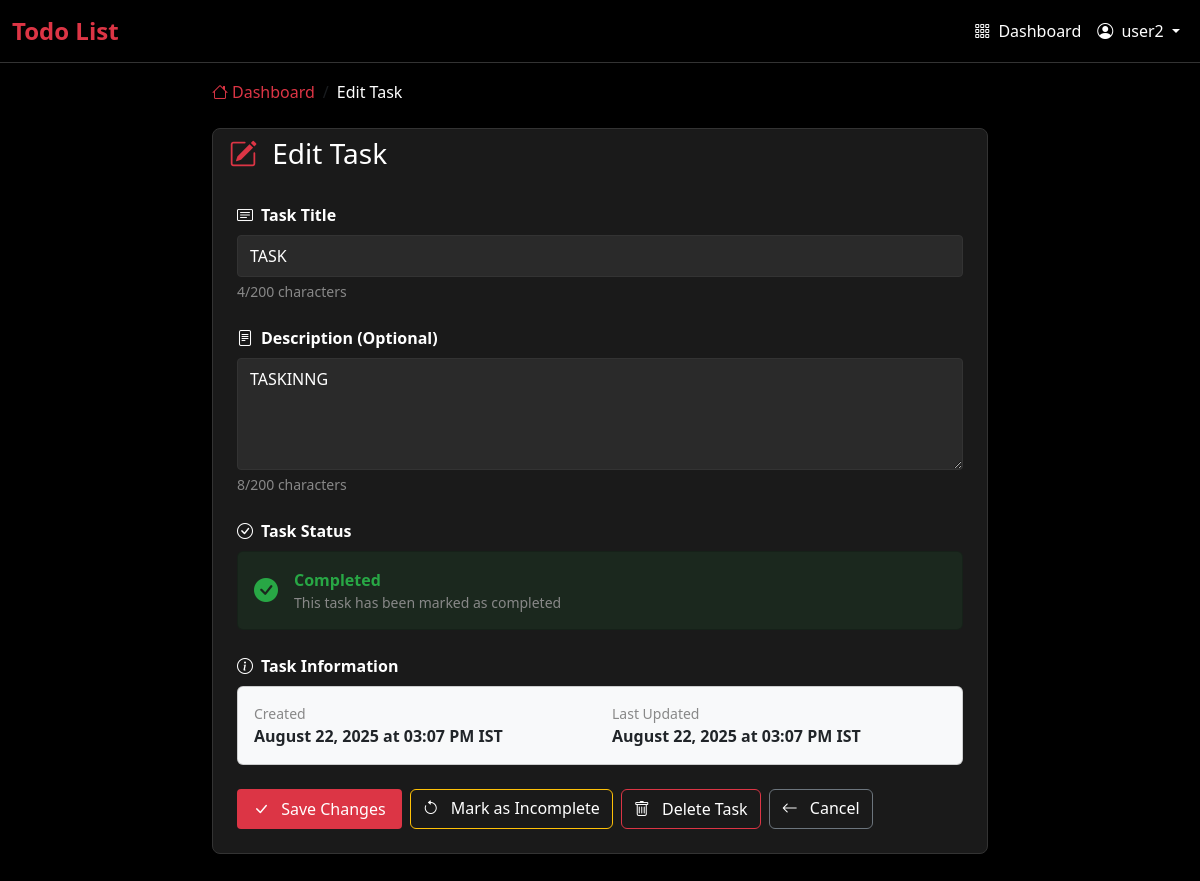
The page /edit_task/14 (signed in) on the database its author committed.
### app.py (models this page shows, shortened)
class Task(db.Model):
    id = db.Column(db.Integer, primary_key=True)
    title = db.Column(db.String(200), nullable=False)
    description = db.Column(db.Text)
    completed = db.Column(db.Boolean, default=False, nullable=False)
    created_at = db.Column(db.DateTime, default=datetime.utcnow)
    updated_at = db.Column(db.DateTime, default=datetime.utcnow, onupdate=datetime.utcnow)
    user_id = db.Column(db.Integer, db.ForeignKey('user.id'), nullable=False)

### app.py (the view, shortened to what this page needs)
@app.route('/edit_task/<int:task_id>', methods=['GET', 'POST'])
@login_required
def edit_task(task_id):
    task = Task.query.get_or_404(task_id)
    if task.user_id != session['user_id']:
        flash('You can only edit your own tasks.', 'error')
        return redirect(url_for('dashboard'))
    return render_template('edit_task.html', task=task, convert_utc_to_ist=convert_utc_to_ist)

### app.py (called while the page is built)
def convert_utc_to_ist(utc_datetime):
    if utc_datetime is None:
        return None
    if utc_datetime.tzinfo is None:
        utc_datetime = utc_datetime.replace(tzinfo=timezone.utc)
    ist_datetime = utc_datetime.astimezone(IST)
    return ist_datetime

@app.template_filter('ist')
def ist_filter(utc_datetime):
    return convert_utc_to_ist(utc_datetime)

def login_required(f):
    from functools import wraps
    @wraps(f)
    def decorated_function(*args, **kwargs):
        if 'user_id' not in session:
            flash('Please log in to access this page.', 'error')
            return redirect(url_for('login'))
        return f(*args, **kwargs)
    return decorated_function

### templates/edit_task.html (shortened to what this page needs)
{% extends "base.html" %}
{% block content %}
<div class="row justify-content-center">
    <div class="col-lg-8">
        <nav aria-label="breadcrumb" class="mb-4">
            <ol class="breadcrumb">
                <li class="breadcrumb-item">
                    <a href="{{ url_for('dashboard') }}" class="text-decoration-none">
                        <i class="bi bi-house me-1"></i>Dashboard
                    </a>
                </li>
                <li class="breadcrumb-item active" aria-current="page">Edit Task</li>
            </ol>
        </nav>
        <div class="card card-custom fade-in">
            <div class="card-header bg-transparent border-0">
                <h3 class="card-title mb-0">
                    <i class="bi bi-pencil-square me-2" style="color: var(--accent-color);"></i>
                    Edit Task
                </h3>
            </div>
            <div class="card-body p-4">
                <form method="POST" id="editTaskForm">
                    <div class="mb-4">
                        <label for="title" class="form-label fw-semibold">
                            <i class="bi bi-card-text me-2"></i>Task Title
                        </label>
                        <input type="text"
                               class="form-control form-control-custom"
                               id="title"
                               name="title"
                               value="{{ task.title }}"
                               required
                               maxlength="200"
                               placeholder="What do you need to do?"
                               autocomplete="off"
                               autofocus>
                        <div class="form-text">
                            <span id="titleCounter">{{ task.title|length }}</span>/200 characters
                        </div>
                    </div>
                    <div class="mb-4">
                        <label for="description" class="form-label fw-semibold">
                            <i class="bi bi-file-text me-2"></i>Description (Optional)
                        </label>
                        <textarea class="form-control form-control-custom"
                                  id="description"
                                  name="description"
                                  rows="4"
                                  maxlength="200"
                                  placeholder="Add more details about your task..."
                                  style="resize: vertical;">{{ task.description or '' }}</textarea>
                        <div class="form-text">
                            <span id="descriptionCounter">{{ (task.description or '')|length }}</span>/200 characters
                        </div>
                    </div>
                    <div class="mb-4">
                        <label class="form-label fw-semibold">
                            <i class="bi bi-check-circle me-2"></i>Task Status
                        </label>
                        <div class="card" style="background-color: {% if task.completed %}rgba(40, 167, 69, 0.1){% else %}rgba(255, 193, 7, 0.1){% endif %};">
                            <div class="card-body py-3">
                                <div class="d-flex align-items-center">
                                    {% if task.completed %}
                                        <i class="bi bi-check-circle-fill text-success me-3" style="font-size: 1.5rem;"></i>
                                        <div>
                                            <strong class="text-success">Completed</strong>
                                            <div class="text-muted small">This task has been marked as completed</div>
                                        </div>
                                    {% else %}
                                        <i class="bi bi-clock text-warning me-3" style="font-size: 1.5rem;"></i>
                                        <div>
                                            <strong class="text-warning">In Progress</strong>
                                            <div class="text-muted small">This task is still pending completion</div>
                                        </div>
                                    {% endif %}
                                </div>
                            </div>
                        </div>
                    </div>
                    <div class="mb-4">
                        <label class="form-label fw-semibold">
                            <i class="bi bi-info-circle me-2"></i>Task Information
                        </label>
                        <div class="card bg-light">
                            <div class="card-body py-3">
                                <div class="row">
                                    <div class="col-md-6">
                                        <small class="text-muted d-block">Created</small>
                                        <strong>{{ (task.created_at | ist).strftime('%B %d, %Y at %I:%M %p IST') }}</strong>
                                    </div>
                                    {% if task.updated_at != task.created_at %}
                                        <div class="col-md-6">
                                            <small class="text-muted d-block">Last Updated</small>
                                            <strong>{{ (task.updated_at | ist).strftime('%B %d, %Y at %I:%M %p IST') }}</strong>
                                        </div>
                                    {% endif %}
                                </div>
                            </div>
                        </div>
                    </div>
                    <div class="d-flex gap-2 flex-wrap">
                        <button type="submit" class="btn btn-custom-primary">
                            <i class="bi bi-check-lg me-2"></i>
                            <span id="saveButtonText">Save Changes</span>
                        </button>
                        <a href="{{ url_for('toggle_task', task_id=task.id) }}"
                           class="btn {% if task.completed %}btn-outline-warning{% else %}btn-outline-success{% endif %}">
                            <i class="bi {% if task.completed %}bi-arrow-counterclockwise{% else %}bi-check-lg{% endif %} me-2"></i>
                            {% if task.completed %}Mark as Incomplete{% else %}Mark as Complete{% endif %}
                        </a>
                        <button type="button"
                                class="btn btn-outline-danger"
                                data-bs-toggle="modal"
                                data-bs-target="#deleteTaskModal">
                            <i class="bi bi-trash me-2"></i>
                            Delete Task
                        </button>
                        <a href="{{ url_for('dashboard') }}" class="btn btn-outline-secondary">
                            <i class="bi bi-arrow-left me-2"></i>
                            Cancel
                        </a>
                    </div>
                </form>
            </div>
        </div>
    </div>
</div>
{% endblock %}

### templates/base.html (style rules this page uses)
:root { --primary-color: #000000; --secondary-color: #1a1a1a; --accent-color: #dc3545; --success-color: #28a745; --warning-color: #ffc107; --danger-color: #dc3545; --light-bg: #f8f9fa; --dark-bg: #000000; --text-color: #ffffff; --muted-color: #888888; }
body { background-color: #000000; color: #ffffff; min-height: 100vh; font-family: 'Segoe UI', Tahoma, Geneva, Verdana, sans-serif; }
.card-custom { background: #1a1a1a; border: 1px solid #333333; border-radius: 8px; color: #ffffff; }
.btn-custom-primary { background: var(--accent-color); border: none; border-radius: 4px; font-weight: 500; padding: 8px 16px; color: white; }
.form-control-custom { border: 1px solid #333333; border-radius: 4px; padding: 8px 12px; font-size: 1rem; background: #2a2a2a; color: #ffffff; }
.form-control-custom::placeholder { color: #888888; }
.form-control, .form-select { background-color: #2a2a2a; border: 1px solid #333333; color: #ffffff; }
.form-label { color: #ffffff; }
.form-text { color: #888888; }
.text-muted { color: #888888 !important; }
.btn-outline-warning { color: var(--warning-color); border-color: var(--warning-color); }
.btn-outline-danger { color: var(--danger-color); border-color: var(--danger-color); }
.breadcrumb { background: transparent; }
.breadcrumb-item a { color: var(--accent-color); text-decoration: none; }
.breadcrumb-item.active { color: #ffffff; }
.text-success { color: var(--success-color) !important; }
small { color: #888888; }
.btn { color: inherit; }
.fade-in { animation: fadeIn 0.6s ease-in-out; }

### rows shown on the page
Task: title "TASK", description "TASKINNG", created_at "August 22, 2025 at 03:07 PM IST", updated_at "August 22, 2025 at 03:07 PM IST"

### other values the page prints
{{ session.username }} "user2"
{{ task.title|length }} "4"
{{ (task.description or '')|length }} "8"
